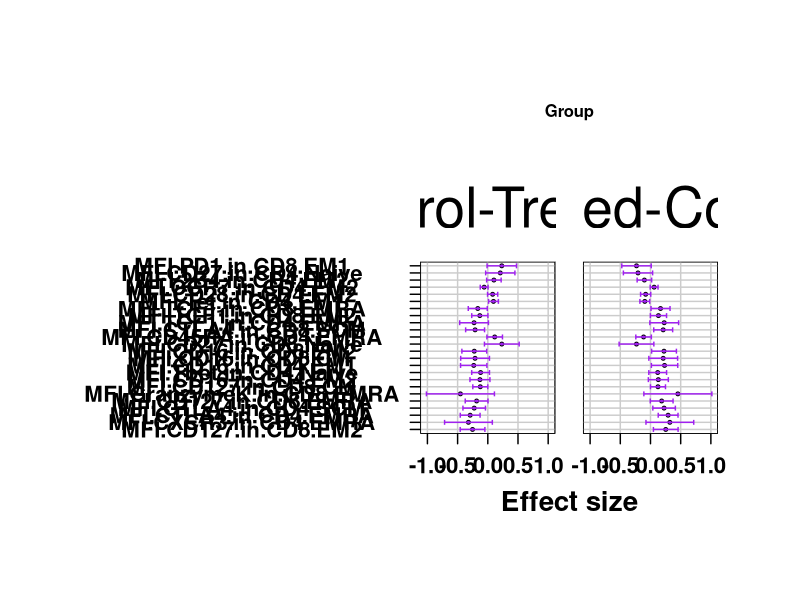

The R source for this figure: (Note: this script raises an error after producing the figure.)
## The purpose of this script is to perform multiple regression analysis on data extracted from FlowJo analysis of CyTOF-normalized fcs files

## For a matter of clarity,provided here is an example where the association of a given treatment with CyTOF-generated immunophenotypes is investigated
## For doing this,normalized fcs files are imported into a predefined FlowJo_T.wspt template
## After carefully reviewing the gates,the pre-defined table  is exported as a .csv file, and loaded here in this script

## The steps described below will allow us to run  multiple linear regression analysis, where (i) Group is the treatment (= 'treated versus control' = predictor), 
## (ii) CyTOF is the response, (iii) age, gender, tabac, BMI,..., and batch variables can be included as Control/covariates
## This is meant to answer the question: ??For example can any significant association of treatment with features of T cells in circulation can be detected? ?? 

## For ease of organization,creating a CyTOF Folder with the following subfolders is recommended: 
# CyTOF_Normalized_Files
# CyTOF_Tables
# CyTOF_Subset_Files
# CyTOF_cytofkit
# CyTOF_plots

#### Set wd and useful packages ---------------------------------------------------------------
setwd(".")
library(dplyr)
library(rio)
library(ggplot2)
library(RColorBrewer)
library(stringr)
library(scales)
library(ggthemes)

brewer.set <- "Set1"
brewer.colours.treated <- brewer_pal(palette = brewer.set)(5)[c(5,1)]
font_family="Helvetica"

#### Set up 4 Functions: CreateModelList, GetLmNames, FitLinearModels2, SelectSignificantTests, and PlotResult --------
CreateModelList <- function(models.2.fit, controls){
  CreateModelSubList <- function(models.2.fit, controls){
    lapply(1:nrow(models.2.fit), function(i) list(model = c(models.2.fit[i, -1]), 
                                                  treatments = models.2.fit[i, "treatment"],
                                                  response = models.2.fit[i, "response"]))
  }
  controls <- c("Control")
  models.2.fit <- as.matrix(models.2.fit)
  models.2.fit <- CreateModelSubList(models.2.fit, controls)
}


GetLmNames <- function(frame){
  levels.4.frame <- lapply(frame, levels)
  Reduce(c, lapply(names(levels.4.frame), function(x) paste0(x, levels.4.frame[[x]][-1])))
}

FitLinearModels2 <- function(model.list, variable.frame){
  FitSpecifiedModel <- function(model, variable.frame){
    treatments.lm.names <- GetLmNames(variable.frame[model$treatments])
    data_in<-data.frame(y = variable.frame[[model$response]], variable.frame[model$model])
    
    fit_level<-function(ref_group,model,data_in){
      
      lm_Res<-data.frame(summary(lm(y ~ relevel(Group,ref=ref_group) ,data = data_in ,
                                    singular.ok = FALSE, na.action = na.omit))$coefficients[-c(1),,drop = FALSE])
      lm_Res$Comp_group<-rownames(lm_Res)
      lm_Res$Comp_group <- gsub("relevel(Group, ref = ref_group)", "",lm_Res$Comp_group)
      data.frame(response = model$response, treatment = model$treatments,Ref_group=ref_group,lm_Res , row.names = NULL)
    }
    groups<-as.character(unique(data_in$Group))
    result.frame <- as.data.frame(Reduce(rbind, lapply(groups, fit_level,model=model, data_in=data_in)))
  }
  result.frame <- as.data.frame(Reduce(rbind, lapply(model.list, FitSpecifiedModel, variable.frame = variable.frame)))
  names(result.frame)[4:7] <- c("estimate", "se", "t", "p")
  result.frame$fdr <- p.adjust(result.frame$p, method = "fdr" )
  result.frame
}

# here in sign.levels, you can set the threshold for significance = threshold/2, ie here 0.025 means a threshold at P=0.05
SelectSignificantTests <- function(inference.results, sign.measure = "p", sign.level = 0.025){
  is.significant <- inference.results[,sign.measure] <= sign.level*2
  number.of.significant.tests <- sum(is.significant)
  alpha <- number.of.significant.tests/nrow(inference.results)*sign.level/2
  prob.thresh <- qnorm(1-alpha)
  sign.effects <- inference.results[is.significant,]
  sign.effects.plot.frame <- data.frame(sign.effects[,c("treatment", "response", "Ref_group","Comp_group")], 
                                        mean = sign.effects$estimate,
                                        lower = sign.effects$estimate-prob.thresh*sign.effects$se,
                                        higher = sign.effects$estimate+prob.thresh*sign.effects$se, stringsAsFactors = FALSE)
  sign.effects.plot.frame$legend <- factor(sign.effects.plot.frame$response)
  sign.effects.plot.frame
}

PlotResult <- function(sign.effects.plot.frame){
  path <- file.path(".", "Plots")
  ifelse(!dir.exists(path), dir.create(path), FALSE)
  sign.treatments <- unique(sign.effects.plot.frame$treatment)
  for(j in seq_along(sign.treatments)){
    sign.treatment <- sign.treatments[j]
    plt.vars <- sign.effects.plot.frame %>% filter(treatment == sign.treatment)
    plt <- ggplot(plt.vars, aes(x = reorder(legend, desc(mean)), y = mean, ymin = lower, ymax = higher))
    plt <- plt+geom_point(size = 1, shape=21, fill="purple") + geom_errorbar(width=0.7, position=position_dodge(0.05), color="purple")
    plt <- plt+coord_flip()+ggtitle(sign.treatment)
    plt <- plt+xlab("")+theme_par(base_size = 40) + theme(plot.title=element_text(size=12, face="bold"), panel.grid.major = element_line(colour = "gray80"), axis.text =element_text(size = font.size, face="bold"), axis.title = element_text(size =font.size, face="bold"), legend.title = element_text(size = font.size, face="bold"),axis.title.x = element_text(face="bold", size=20),
                                                          axis.text.x  = element_text(size=16),axis.title.y = element_text(face="bold", size=20),
                                                          axis.text.y  = element_text(size=16))
    plt <- plt+ylab("Effect size") +  guides(colour = guide_legend(title = "Significant (FDR < 0.05)"))
    plt <- plt+facet_grid(.~Comparison)
    ggsave(filename = file.path(path, paste0(sign.treatment, ".pdf")), plt, width = plot.width, height = plot.height)
  }  
}

#### Define graphical parameters ---------------------------------------------------------------
font.size=14
plot.width <- 20
plot.height <- 14

#### Upload 2 dataframes ---------------------------------------------------------------
# (i) the Demo, a table where each line is a donor identified by an ID, and in columns you will have included your "treatment" variables in "Group", as well as all other needed "Control" covariates, 
# In our example, the ID column header is coded as SUBJID, the Group column contains information about the status (Control versus Treated) of the donors, and the Control column indicates the experiment number
# and (ii) the "response" dataframe - here the csv file exported from FlowJo 

Demo = read.csv("Table.csv", header=TRUE, stringsAsFactors = F,row.names = 1)
#Ignore the last two rows which are the Mean and SD for each exported column from FlowJo
#make sure your treatment variables are factors
Demo = Demo[-c((nrow(Demo)),(nrow(Demo)-1)),]

#Create the group column accordingly
n1=4
Demo$Group=as.factor(c(rep("Control",n1),rep("Treated",(nrow(Demo)-n1))))

# make sure your response immunophenotypes are numeric values
Demo[,1:(ncol(Demo)-1)]  <- lapply(Demo[,1:(ncol(Demo)-1)], function(x) {
  if(is.integer(x)) as.numeric(as.character(x)) else x
})
#### Identify the treatment variables you want to explore - for example here CMV serostatus, but you may choose several ones ---------------------------------------------------------------
# you need to keep SUBJID column herein
Demo$SUBJID=rownames(Demo)
treatment = Demo %>% select(Group, SUBJID)

#### Identify the dataet with your response variables = the CyTOF-based FlowJo-exported .csv dataet, and normalize MFIs ---------------------------------------------------------------
CyTOF = Demo[,1:(ncol(Demo)-2)]
is.mfi <- grepl("^MFI.", colnames(CyTOF))
is.percentage <- grepl("^Percentage", colnames(CyTOF))
#MFI values are normalized using log10 transformation
CyTOF=cbind(CyTOF[,is.percentage],log10(CyTOF[,is.mfi]))

# you need to include SUBJID column herein
CyTOF_SUBJID = select(Demo, SUBJID)
CyTOF= bind_cols(CyTOF, CyTOF_SUBJID)

# Approach for imputing missing NA values
# Normalization by the mean as in below is recommended:

# count NA values in each column
sapply(CyTOF, function(x) sum(is.na(x)))
# impute NA values in each column with mean
for(i in 1:ncol(CyTOF)){
  CyTOF[is.na(CyTOF[,i]), i] <- mean(CyTOF[,i], na.rm = TRUE)
}

#### Merge your CyTOF and treatment dataets ---------------------------------------------------------------
CyTOF = semi_join(CyTOF, treatment, by="SUBJID")
# remove SUBJID
CyTOF = CyTOF %>% select(-SUBJID)

#### Isolate covariates you need as Control in the regression ---------------------------------------------------------------
cova = Demo %>% select(SUBJID, Group)
# merge your cova and treatment dataets
cova = semi_join(cova, treatment, by="SUBJID")
# remove SUBJID from both dataframes
cova = cova %>% select(-SUBJID)
treatment = treatment %>% select(-SUBJID)

#### Run the regression analysis ---------------------------------------------------------------
# Build a single processed dataframe
variable.frame <- cbind(treatment, cova, CyTOF)
# Create Model List
models.2.fit <- expand.grid(response = names(CyTOF), treatment = names(treatment), stringsAsFactors = FALSE)
model.list <- CreateModelList(models.2.fit)
# Fit Linear Models
inference.results <- FitLinearModels2(model.list, variable.frame)
inference.results$Comp_group <- gsub("\\(", "",inference.results$Comp_group)
inference.results$Comp_group <- gsub("\\)", "",inference.results$Comp_group)
inference.results$Comp_group <- gsub("relevelGroup, ref = ref_group", "",inference.results$Comp_group)
# Export the inference results on a csv file
export(inference.results, "inference_results.csv")
# SelectSignificantTests
inference.frame <- SelectSignificantTests(inference.results)
inference.frame$Comparison=paste0(inference.frame$Comp_group,"-",inference.frame$Ref_group)

# PlotResult
inference.plots <- PlotResult(inference.frame)


###### Marker wise MFI plot in each subset
var=colnames(Demo)[1:(ncol(Demo)-3)]
for (variable in var) {
  a <- ggplot(data=Demo, aes(x=Group, y=get(variable), fill=Group))
  a <- a + geom_boxplot(colour="black", width=0.3, fatten=1, alpha=0.6, size=0.8, outlier.shape=NA)
  a <- a + geom_jitter(width=0.1, size=3, alpha=1)
  a <- a + scale_fill_manual(values = brewer.colours.CMV)
  a <- a + theme_bw()
  a <- a + ylab(paste0("%", variable))
  a <- a + theme(legend.title=element_blank()) 
  a <- a + theme(legend.position="none")
  a <- a + theme(axis.text=element_text(size=12, face="bold"), axis.text.x=element_text(vjust=17, size=12, face="bold"))
  a <- a + theme(panel.border = element_rect(linetype = "solid", size=1, colour = "black"))
  a <- a + theme(axis.title=element_text(size=12, face="bold"),axis.ticks=element_line(size=1))
  a
  ggsave(filename=paste0(variable, ".pdf"), plot=a, device="pdf", path=file.path(".", "Plots"), width=5, height=3)
}
